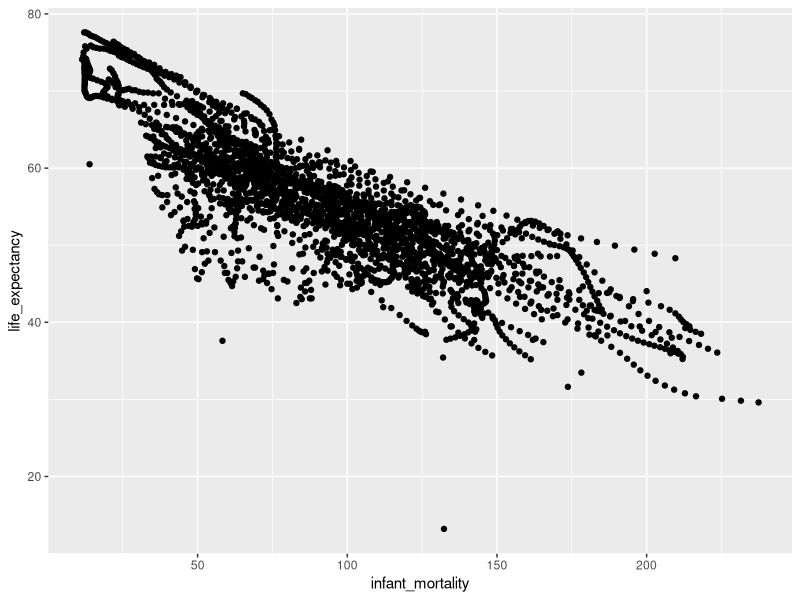
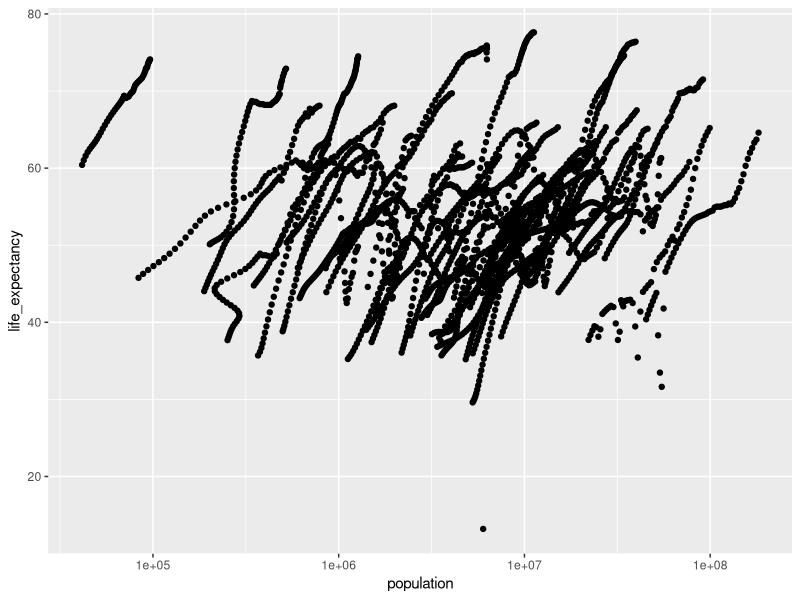
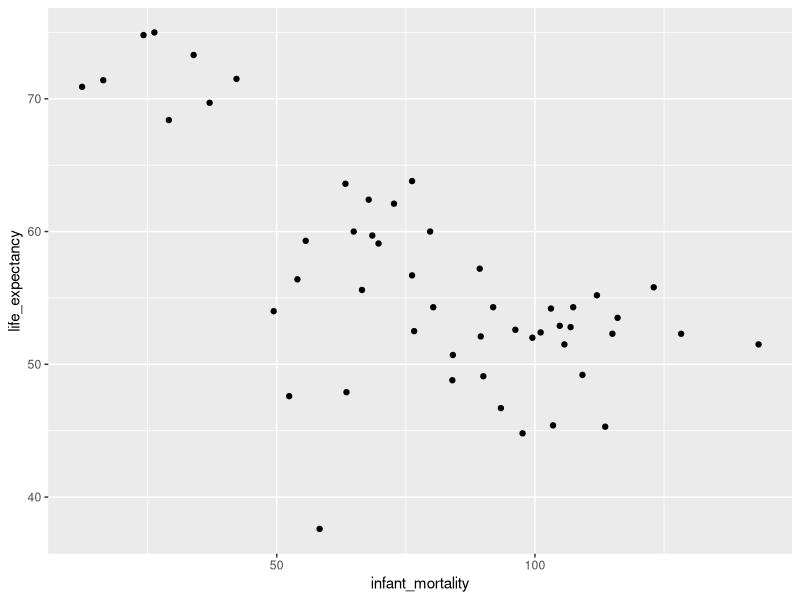
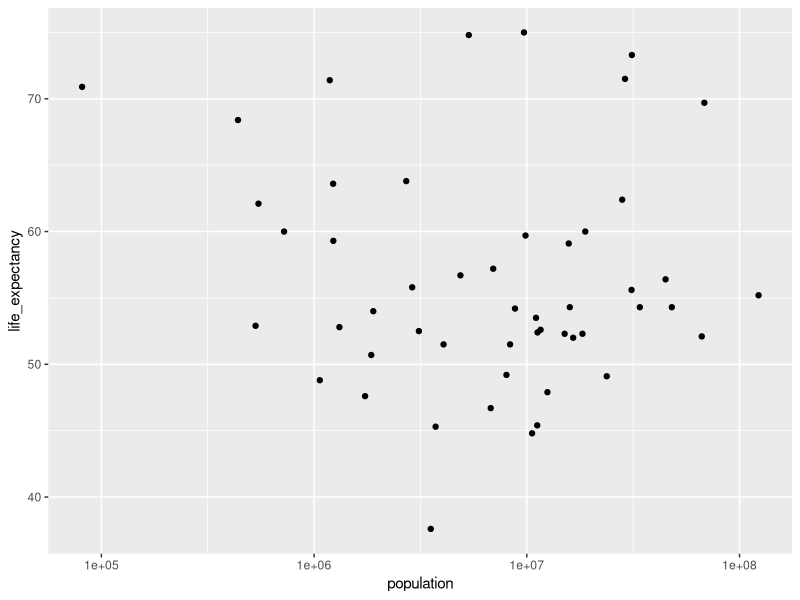
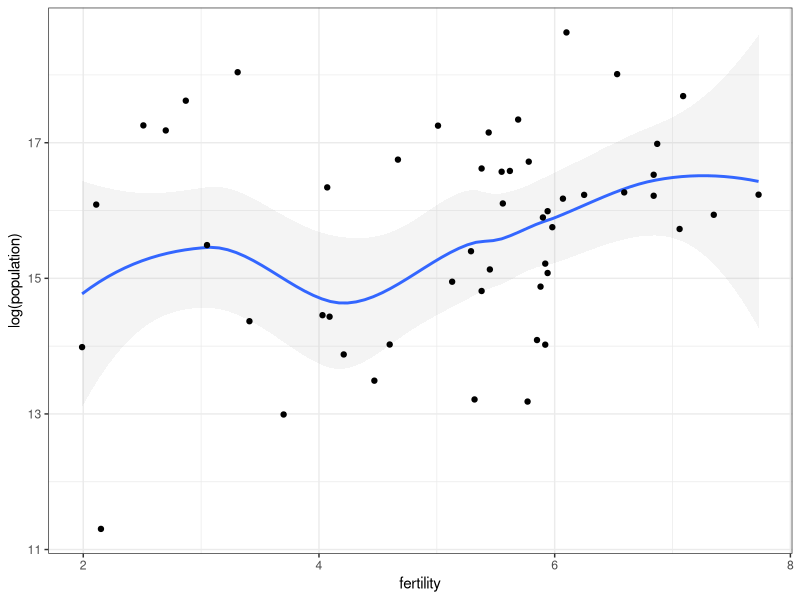
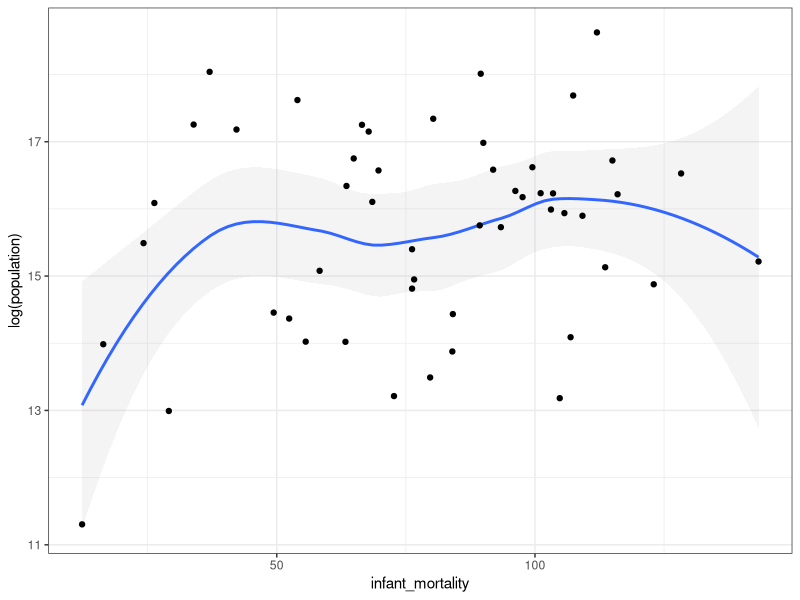
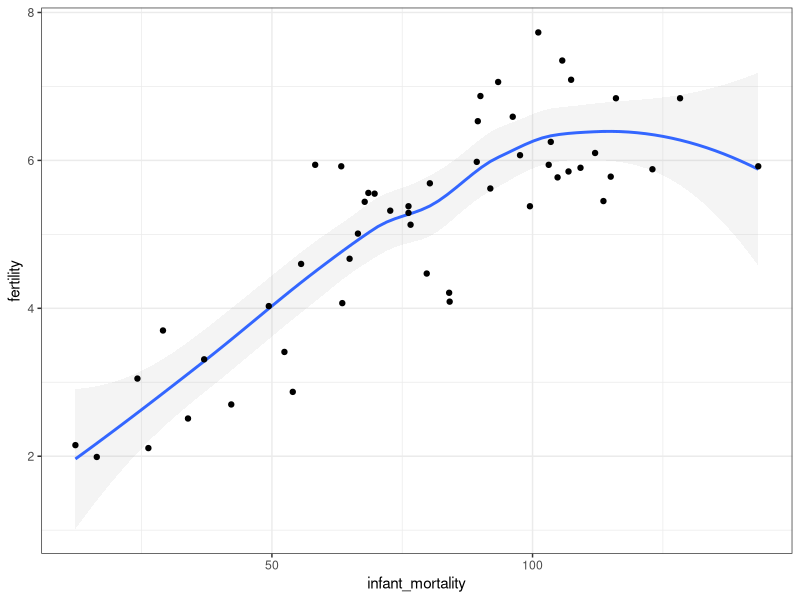

Write the R code that produced these figures, in order.
## ---- chunk 1

#load dslabs package
library("dslabs")
#load ggplot2
library(ggplot2)

#look at help file for gapminder data
help(gapminder)
#get an overview of data structure
str(gapminder)
#get a summary of data
summary(gapminder)
#determine the type of object gapminder is
class(gapminder)


## ---- chunk 2
#Write code that assigns only the African countries to a new object/variable called africadata. 

africadata = subset(gapminder, continent=='Africa')

#Run str and summary on the new object you created.
str(africadata)
summary(africadata)

#We now have 2907 observations, down from 10545. Depending on how you do this, you might also notice that all the different categories are still kept in the continent (and other) variables, but show 0.

#Take the africadata object and create two new objects (name them whatever you want)

#Object 1 contains only infant_mortality and life_expectancy

myvars1 <- c("infant_mortality","life_expectancy")
object1 <- africadata[myvars1]
str(object1)
summary(object1)


# Object2 contains only population and life_expectancy. 

myvars2 <- c("population","life_expectancy")
object2 <- africadata[myvars2]
str(object2)
summary(object2)

#Plot the data as points.
#Object 1
ggplot(object1, aes(x=infant_mortality, y=life_expectancy)) +geom_point()

#Object2
p<- ggplot(object2, aes(x=population, y=life_expectancy)) +geom_point()
p + scale_x_continuous(trans = 'log10')

#Looking at code for years with missing infant mortality
missing_mortality = subset(africadata, is.na(infant_mortality)) 
table(missing_mortality$year)

## ---- chunk 3

#New Object just for Year=2000
africadata_2000 = subset(africadata, year==2000) 
str(africadata_2000)
summary(africadata_2000)

#More Plotting
#Infant Mortality and Life Expectancy in 2000;
ggplot(africadata_2000, aes(x=infant_mortality, y=life_expectancy)) +geom_point()

#Population and Life Expectancy in 2000; 
p2<- ggplot(africadata_2000, aes(x=population, y=life_expectancy)) +geom_point()
p2 + scale_x_continuous(trans = 'log10')

#Statistics
#fit linear regression model using 'x' as predictor and 'y' as response variable
fit1 = lm(life_expectancy~infant_mortality, data=africadata_2000)
summary(fit1)
fit2 = lm(life_expectancy~population, data=africadata_2000)
summary(fit2)

## ---- chunk 4
library(tidyverse)
africadata%>%
  filter(year ==2000, 
         is.na(fertility)) #no data is missing for fertility in 2000, so we can still use this data.

head(africadata_2000)#Kelly's created Africa 2000 data
## ---- chunk 5
ggplot()+
  geom_smooth(aes(y=log(population), x=fertility), data=africadata_2000, alpha = 0.1)+
  geom_point(aes(y=log(population), x=fertility), data=africadata_2000)+
  theme_bw()

## ---- chunk 6
fit3 = lm(population~fertility, data=africadata_2000)
summary(fit3)

## ---- chunk 7
ggplot()+
  geom_smooth(aes(y=log(population), x=infant_mortality), data=africadata_2000, alpha = 0.1)+
  geom_point(aes(y=log(population), x=infant_mortality), data=africadata_2000)+
  theme_bw()

## ---- chunk 8
fit4 = lm(population~infant_mortality, data=africadata_2000)
summary(fit4)

## ---- chunk 9
ggplot()+
  geom_smooth(aes(x=infant_mortality, y=fertility), data=africadata_2000, alpha = 0.1)+
  geom_point(aes(x=infant_mortality, y=fertility), data=africadata_2000)+
  theme_bw()
## ---- chunk 10
fit5<-lm(fertility~infant_mortality, data=africadata_2000)
summary(fit5)
## ---- chunk 11
fit6<-lm(population~infant_mortality*fertility, data=africadata_2000)
summary(fit6)
## ---- chunk 12
library(car)
vif(fit6)
## ---- chunk 13
fit62<-lm(population~infant_mortality+fertility, data=africadata_2000)
summary(fit62)
vif(fit62)
